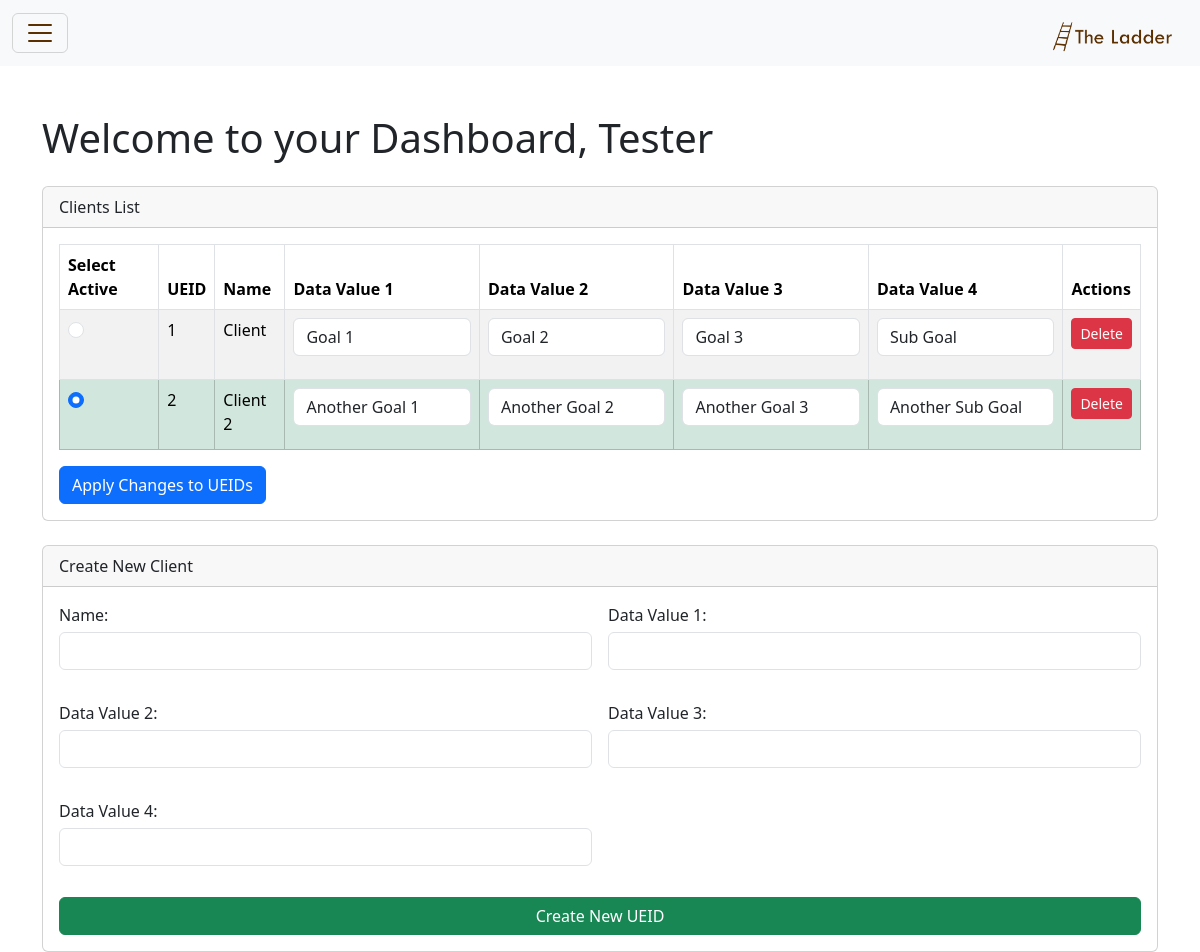
Screenshot of /clients_overview?me_id=1234 (signed in) with the database file from the repository.
### app.py (models this page shows, shortened)
class MEID(db.Model):
   id = db.Column(db.Integer, primary_key=True)
   password = db.Column(db.String(200))
   activeUEID = db.Column(db.Integer)
   name = db.Column(db.String(200))

class UEID(db.Model):
   id = db.Column(db.Integer, primary_key=True)
   meID = db.Column(db.Integer)
   date_created = db.Column(db.DateTime, default=datetime.utcnow)
   name = db.Column(db.String(200))
   goal1_id = db.Column(db.Integer, db.ForeignKey('goal.id'))
   goal2_id = db.Column(db.Integer, db.ForeignKey('goal.id'))
   goal3_id = db.Column(db.Integer, db.ForeignKey('goal.id'))
   goal4_id = db.Column(db.Integer, db.ForeignKey('goal.id'))
   goal1 = db.relationship('Goal', foreign_keys=[goal1_id])
   goal2 = db.relationship('Goal', foreign_keys=[goal2_id])
   goal3 = db.relationship('Goal', foreign_keys=[goal3_id])
   goal4 = db.relationship('Goal', foreign_keys=[goal4_id])

class Goal(db.Model):
    id = db.Column(db.Integer, primary_key=True)
    data_value = db.Column(db.String(64))  # This might represent a goal title or category
    progress = db.Column(db.Integer)  # Progress as an integer (1 to 3)
    description = db.Column(db.String(200))  # Description of the goal
    reward_id = db.Column(db.Integer, db.ForeignKey('reward.id'))
    reward = db.relationship('Reward', foreign_keys=[reward_id])

### app.py (the view)
@app.route('/clients_overview')
def clients_overview():
   title = "Clients Overview"
   me_id = request.args.get('me_id')  # Assuming the MEID is passed as a query parameter
   me = MEID.query.filter_by(id=me_id).first()
   if not me:
      return redirect('/login')
   ue_list = UEID.query.filter_by(meID=me_id).all()
   return render_template("clients_overview.html", title=title, me=me, ue_list=ue_list)

### app.py (called while the page is built)
@app.before_request
def before_request():
    if not session.get('meid') and request.endpoint not in ['login', 'static']:
        flash('Your session has expired. Please log in again.', 'info')
        return redirect(url_for('login'))

### templates/clients_overview.html (shortened to what this page needs)
{% extends 'base.html' %}
{% block content %}
<div class="container dark-mode-feature">
    <h1 class="my-4">Welcome to your Dashboard, {{ me.name }}</h1>
    <div class="card mb-4">
        <div class="card-header">Clients List</div>
        <div class="card-body">
            <form method="post" action="{{ url_for('update_ueids') }}">
                <table class="table table-bordered table-striped">
                    <thead>
                        <tr>
                            <th>Select Active</th>
                            <th>UEID</th>
                            <th>Name</th>
                            <th>Data Value 1</th>
                            <th>Data Value 2</th>
                            <th>Data Value 3</th>
                            <th>Data Value 4</th>
                            <th>Actions</th>
                        </tr>
                    </thead>
                    <tbody>
                        {% for ue in ue_list %}
                        <tr class="{{ 'table-success' if ue.id == me.activeUEID else '' }}">
                            <td><input type="radio" class="form-check-input" name="activeUEID" value="{{ ue.id }}" {% if ue.id == me.activeUEID %} checked {% endif %}></td>
                            <td>{{ ue.id }}</td>
                            <td>{{ ue.name }}</td>
                            <td><input type="text" class="form-control" name="dataValue1_{{ ue.id }}" value="{{ ue.goal1.data_value }}"></td>
                            <td><input type="text" class="form-control" name="dataValue2_{{ ue.id }}" value="{{ ue.goal2.data_value }}"></td>
                            <td><input type="text" class="form-control" name="dataValue3_{{ ue.id }}" value="{{ ue.goal3.data_value }}"></td>
                            <td><input type="text" class="form-control" name="dataValue4_{{ ue.id }}" value="{{ ue.goal4.data_value }}"></td>
                            <td><button type="submit" class="btn btn-danger btn-sm" name="delete_ueid" value="{{ ue.id }}">Delete</button></td>
                        </tr>
                        {% endfor %}
                    </tbody>
                </table>
                <button type="submit" class="btn btn-primary" name="update">Apply Changes to UEIDs</button>
            </form>
        </div>
    </div>
    <div class="card">
        <div class="card-header">Create New Client</div>
        <div class="card-body">
            <form method="post" action="{{ url_for('create_ueid') }}" class="row g-3">
                <div class="col-md-6">
                    <label for="name" class="form-label">Name:</label>
                    <input type="text" class="form-control" id="name" name="name" required>
                </div>
                <div class="col-md-6">
                    <label for="dataValue1" class="form-label">Data Value 1:</label>
                    <input type="text" class="form-control" id="dataValue1" name="dataValue1" required>
                </div>
                <div class="col-md-6">
                    <label for="dataValue2" class="form-label">Data Value 2:</label>
                    <input type="text" class="form-control" id="dataValue2" name="dataValue2" required>
                </div>
                <div class="col-md-6">
                    <label for="dataValue3" class="form-label">Data Value 3:</label>
                    <input type="text" class="form-control" id="dataValue3" name="dataValue3" required>
                </div>
                <div class="col-md-6">
                    <label for="dataValue4" class="form-label">Data Value 4:</label>
                    <input type="text" class="form-control" id="dataValue4" name="dataValue4" required>
                </div>
                <div class="col-12">
                    <button type="submit" class="btn btn-success">Create New UEID</button>
                </div>
            </form>
        </div>
    </div>
</div>
{% endblock %}

### templates/base.html (shortened to what this page needs)
<!doctype html>
<html lang="en">
<head>
    <link href="https://cdn.jsdelivr.net/npm/bootstrap@5.3.2/dist/css/bootstrap.min.css" rel="stylesheet">
    <link href="{{ url_for('static', filename='/css/style.css')}}" rel="stylesheet">
</head>
<body>
    <nav class="navbar navbar-light bg-light">
        <div class="container-fluid">
            <button class="navbar-toggler custom-toggler" type="button" data-bs-toggle="offcanvas" data-bs-target="#sidebar" aria-controls="sidebar">
                <span class="navbar-toggler-icon"></span>
            </button>
            <a class="navbar-brand" href="{{ url_for('dashboard', me_id=session.get('meid')) }}">
                <img src="{{ url_for('static', filename='/images/ladder_logo.png') }}" alt="Logo" height="40">
            </a>
        </div>
    </nav>
    <br/>
{% block content %}
{% endblock %}
</body>
</html>

### static/css/style.css (style rules this page uses)
.form-label { margin-bottom: 5px; display: block; }
.form-control, select { margin-bottom: 15px; }
.row.g-3 { display: flex; flex-wrap: wrap; justify-content: space-between; }
.row.g-3 > div { display: flex; flex-direction: column; justify-content: space-between; }

### rows the page displays
MEID: name "Tester"
UEID: id "1", name "Client", goal1.data_value "Goal 1", goal2.data_value "Goal 2", goal3.data_value "Goal 3", goal4.data_value "Sub Goal"
UEID: activeUEID "☑", id "2", name "Client 2", goal1.data_value "Another Goal 1", goal2.data_value "Another Goal 2", goal3.data_value "Another Goal 3", goal4.data_value "Another Sub Goal"
